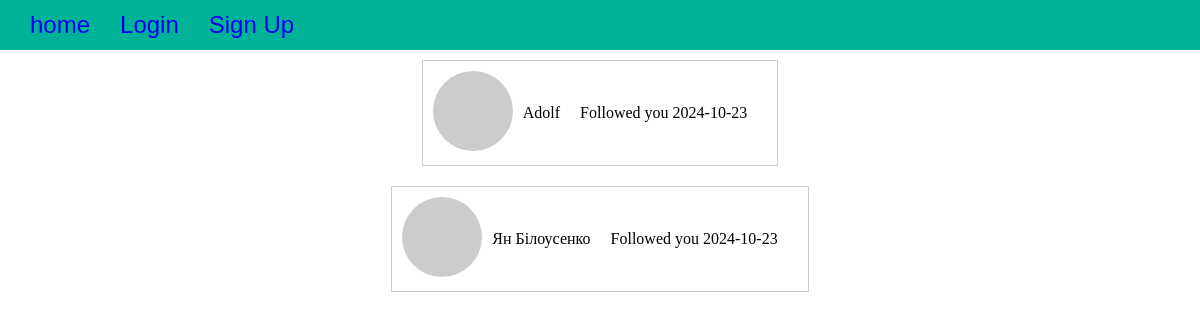
The app's page /followers/SkyWalker24 with its own data.
### main.py (models this page shows, shortened)
class User(UserMixin, db.Model):
    __tablename__ = 'users'
    id = db.Column(db.Integer, primary_key=True)
    email = db.Column(db.String(64), unique=True, index=True)
    name = db.Column(db.String(64), unique=True, nullable=False)
    location = db.Column(db.String(64))
    about_me = db.Column(db.Text)
    member_since = db.Column(db.DateTime(), default=datetime.now)
    last_seen = db.Column(db.DateTime(), default=datetime.now)
    password_hash = db.Column(db.String(128))
    confirmed = db.Column(db.Boolean, default=False)
    avatar_hash = db.Column(db.String(32))
    followed = db.relationship('Follow', foreign_keys=[Follow.follower_id], backref=db.backref('follower', lazy='joined'),
                               lazy='dynamic', cascade='all, delete-orphan')
    follower = db.relationship('Follow', foreign_keys=[Follow.followed_id], backref=db.backref('followed', lazy='joined'),
                               lazy='dynamic', cascade='all, delete-orphan')
    posts = db.relationship('Post', backref='author', lazy='dynamic')
    comments = db.relationship('Comment', backref='user', lazy='dynamic')
    role_id = db.Column(db.Integer, db.ForeignKey('roles.id'))
    @property
    def password(self):
        raise AttributeError('password is not a readable attribute')
    def gravatar_hash(self):
        return hashlib.md5(self.email.lower().encode('utf-8')).hexdigest()
    def gravatar(self, size=100, default='identicon', rating='g'):
        if request.is_secure:
            url = 'https://secure.gravatar.com/avatar'
        else:
            url = 'http://www.gravatar.com/avatar'
        hash = self.avatar_hash or self.gravatar_hash()
        return f'{url}/{hash}?s={size}&d={default}&r={rating}'

class Follow(db.Model):
    __tablename__ = 'follows'
    follower_id = db.Column(db.Integer, db.ForeignKey('users.id'), primary_key=True)
    followed_id = db.Column(db.Integer, db.ForeignKey('users.id'), primary_key=True)
    timestamp = db.Column(db.DateTime, default=datetime.now)

### main.py (the view)
@app.route('/followers/<username>')
def followers(username):
    user = User.query.filter_by(name=username).first_or_404()
    page = request.args.get('page', 1, type=int)
    pagination = user.follower.paginate(page=page, per_page=10, error_out=False)
    followers = [{'follower': follow.follower, 'timestamp': follow.timestamp} for follow in pagination.items]
    return render_template('followers.html', user=user, followers=followers, pagination=pagination)

### templates/followers.html (shortened to what this page needs)
{% extends "home.html" %}
{% block followers %}
{% for follower in followers %}
  <div class="follower_info_cont">
  <a href="{{ url_for('.user', username=follower.follower.name) }}">
    <img src="{{ follower.follower.gravatar(size=40) }}" alt="avatar">
  </a>
  <p>{{ follower.follower.name }}</p><br>
  <p>Followed you {{ follower.timestamp.strftime('%Y-%m-%d') }}</p>
   </div>
{% endfor %}
{% endblock %}

### static/main.css (style rules this page uses)
body { margin: 0; margin: 0; display: flex; flex-direction: column; align-items: center; }
header, li, a { text-decoration: none; }
.follower_info_cont { border: 1px solid #ccc; padding: 10px; margin: 10px 0; display: flex; align-items: center; }
.follower_info_cont img { margin-right: 10px; border-radius: 50%; }
.follower_info_cont p { margin-right: 20px; }

### records on screen
User: follower.name "Adolf"
Follow: timestamp "2024-10-23"
User: follower.name "Ян Білоусенко"
Follow: timestamp "2024-10-23"
